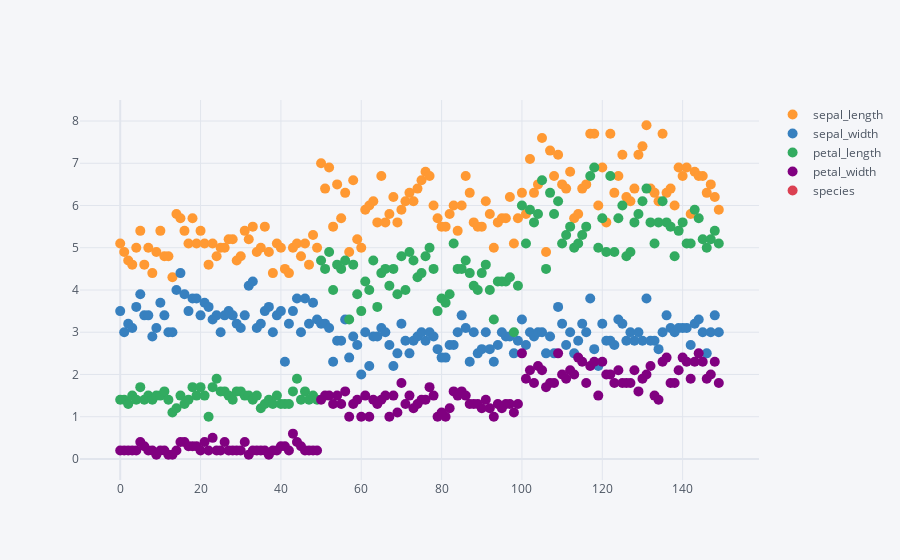

Notebook cell for this chart:
### Code cell
df.iplot(kind = "scatter" , mode = 'markers' , size = 10)

### Figure 1 — Plotly figure (JSON) as saved in the notebook; plotly's stock layout.template omitted (floating-point values rounded to 4 significant figures; data arrays with more than 128 entries replaced by an {"elided": "..."} marker saying what was removed)
{"data": [{"line": {"color": "rgba(255, 153, 51, 1.0)", "dash": "solid", "shape": "linear", "width": 1.3}, "marker": {"size": 10, "symbol": "circle"}, "mode": "markers", "name": "sepal_length", "text": "", "type": "scatter", "x": {"elided": "150 int values"}, "y": {"elided": "150 float values"}}, {"line": {"color": "rgba(55, 128, 191, 1.0)", "dash": "solid", "shape": "linear", "width": 1.3}, "marker": {"size": 10, "symbol": "circle"}, "mode": "markers", "name": "sepal_width", "text": "", "type": "scatter", "x": {"elided": "150 int values"}, "y": {"elided": "150 float values"}}, {"line": {"color": "rgba(50, 171, 96, 1.0)", "dash": "solid", "shape": "linear", "width": 1.3}, "marker": {"size": 10, "symbol": "circle"}, "mode": "markers", "name": "petal_length", "text": "", "type": "scatter", "x": {"elided": "150 int values"}, "y": {"elided": "150 float values"}}, {"line": {"color": "rgba(128, 0, 128, 1.0)", "dash": "solid", "shape": "linear", "width": 1.3}, "marker": {"size": 10, "symbol": "circle"}, "mode": "markers", "name": "petal_width", "text": "", "type": "scatter", "x": {"elided": "150 int values"}, "y": {"elided": "150 float values"}}, {"line": {"color": "rgba(219, 64, 82, 1.0)", "dash": "solid", "shape": "linear", "width": 1.3}, "marker": {"size": 10, "symbol": "circle"}, "mode": "markers", "name": "species", "text": "", "type": "scatter", "x": {"elided": "150 int values"}, "y": {"elided": "150 str values"}}], "layout": {"legend": {"bgcolor": "#F5F6F9", "font": {"color": "#4D5663"}}, "paper_bgcolor": "#F5F6F9", "plot_bgcolor": "#F5F6F9", "title": {"font": {"color": "#4D5663"}}, "xaxis": {"gridcolor": "#E1E5ED", "showgrid": true, "tickfont": {"color": "#4D5663"}, "title": {"font": {"color": "#4D5663"}, "text": ""}, "zerolinecolor": "#E1E5ED"}, "yaxis": {"gridcolor": "#E1E5ED", "showgrid": true, "tickfont": {"color": "#4D5663"}, "title": {"font": {"color": "#4D5663"}, "text": ""}, "zerolinecolor": "#E1E5ED"}}}
